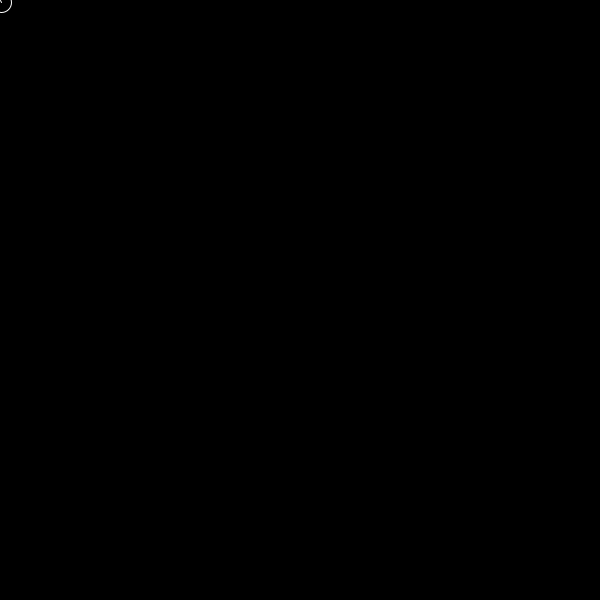
Frame 1 (no input)
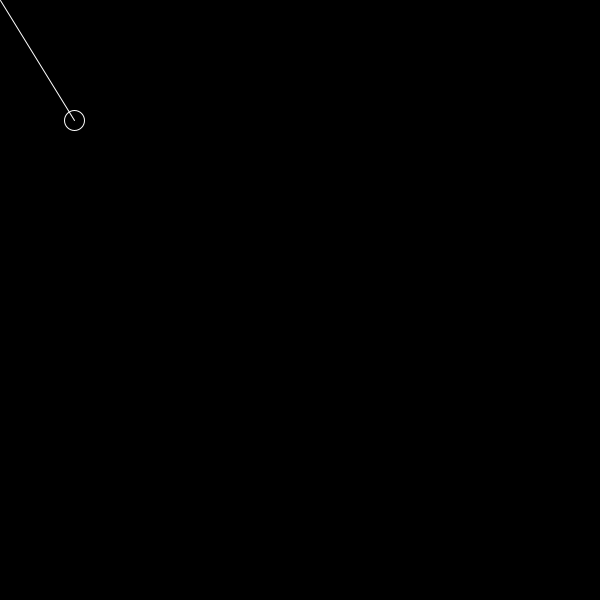
Frame 60 (the mouse pressed at the canvas centre just before this capture)
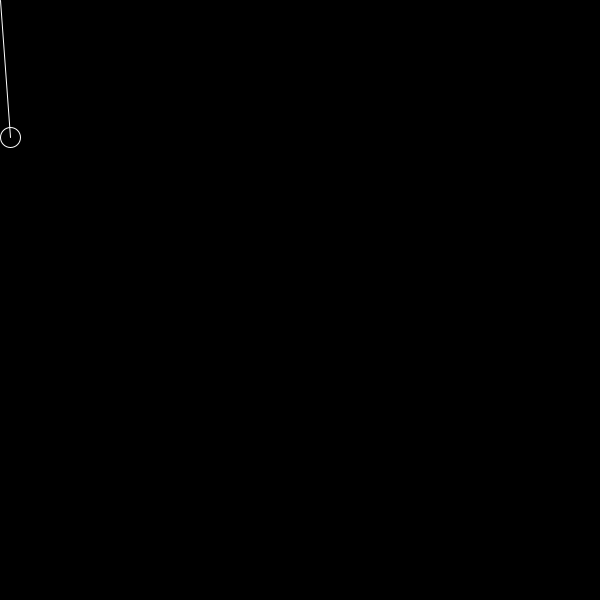
Frame 120 (the mouse held since frame 60 and released just before this capture)

The Processing sketch that drew these frames (run headless with seeded random() and noise(); from frame 60 on, the mouse is pressed at the canvas centre):

// Processing sketch: intro_forces_velocite_friction
// ── intro_forces_velocite_friction.pde
// renaud.jean-francois(arobas)uqam(point)ca
// Syntaxe Processing version 3.5.4
// lundi, 10 octobre 2022

PVector loc = new PVector(0,0,0);
PVector vel = new PVector();
PVector friction = new PVector();
float a; // angle
float m; // multiple

void setup() {
  size(600, 600);
  background(0);

  noFill();
  stroke(255);

  a = random(0, HALF_PI);
  vel = PVector.fromAngle(a); // à un argument : angle en radian

  m = random(2, 5);
  vel.mult(m);
  
  friction = PVector.mult(vel, -1); // inversion du vecteur, sens contraire
  friction = PVector.mult(friction, 0.005); // réduction de cette force relativement à la vélocité
  
  println(vel.array());
  println(friction.array());
  
}

void draw() {
  background(0);

  if (vel.mag() > 0.1) { // détermine un seuil pour interrompre le calcul de forces, et éviter que la friction ne devienne prioritaire
    vel.add(friction); // la vélocité est amoindrie par la friction, malgré l’opération d’addition
    loc.add(vel); // la position est mise à jour
    
    line(0, 0, loc.x, loc.y);
    circle(loc.x, loc.y, 20);
  } else {
    line(0, 0, loc.x, loc.y);
    circle(loc.x, loc.y, 20);
  }
}

void mousePressed() {
   // réinitialisation des valeurs de départ
  loc.set(0,0,0);
  
  // nouvelles piges :
  a = random(0, HALF_PI);
  vel = PVector.fromAngle(a); // à un argument : angle en radian

  m = random(2, 5);
  vel.mult(m);
  
  friction = PVector.mult(vel, -1); // inversion du vecteur, sens contraire
  friction = PVector.mult(friction, 0.005);
}
